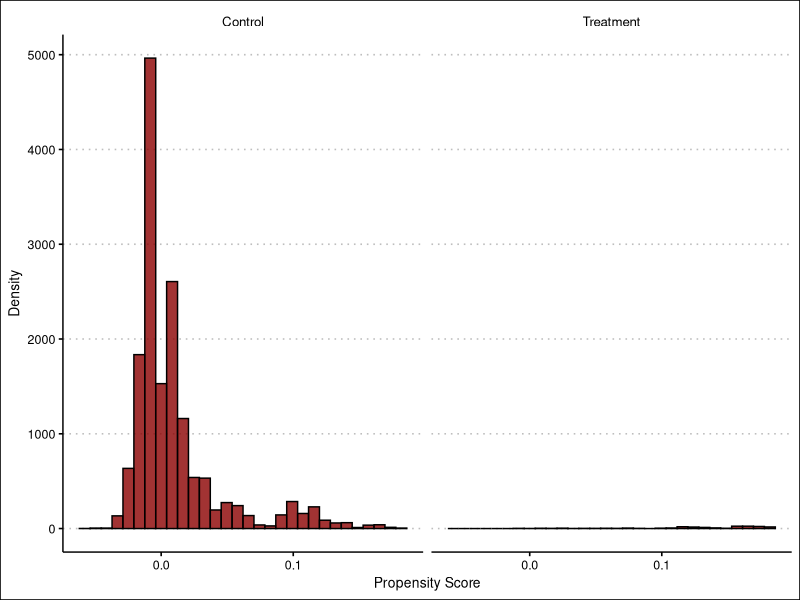
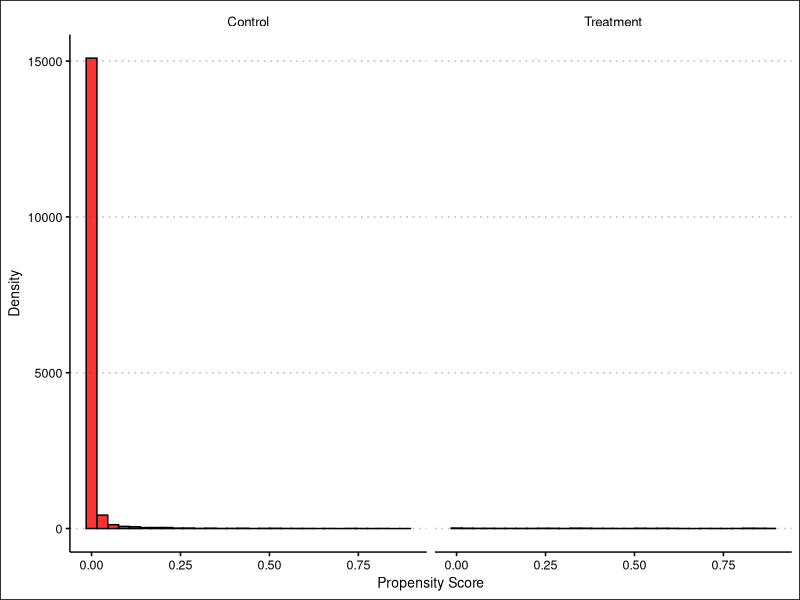
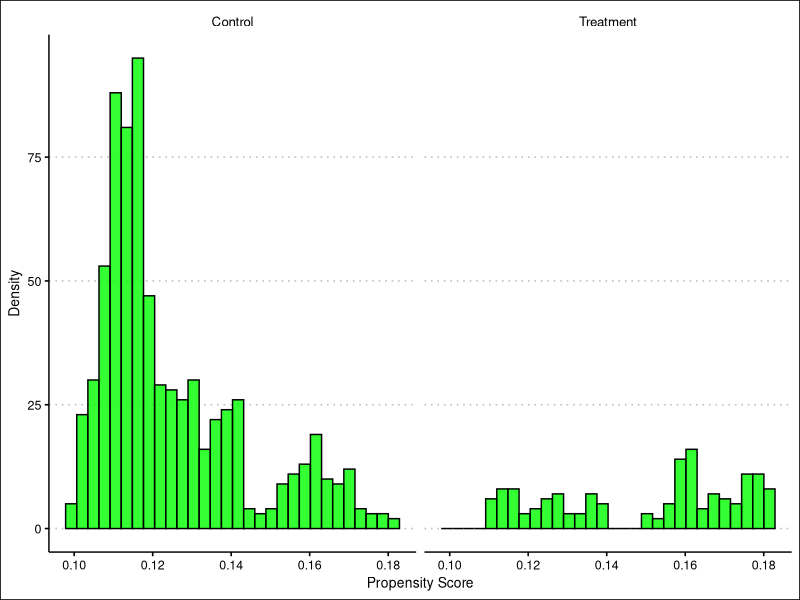
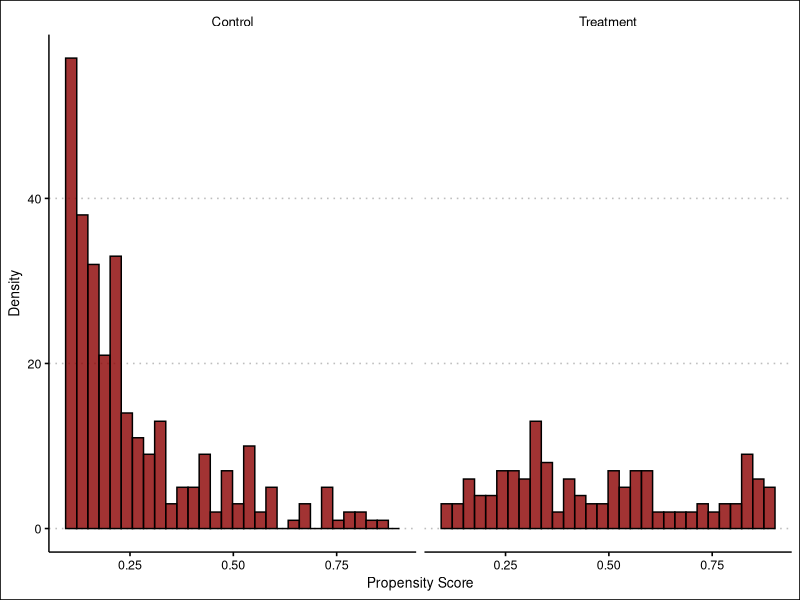

Source code (R) for these figures, in order:
## ---- chunk 1
knitr::opts_chunk$set(echo = TRUE,
                      warning = FALSE,
                      message = FALSE)

library(tidyverse)
library(ggthemes)
library(knitr)
library(kableExtra)
library(glue)
## ---- chunk 2
# load in data
nsw_cps <- read_csv("nsw_cps.csv")
## ---- chunk 3
# LPM (OLS) Quadratic Model
lpm <- lm(treat ~ age + agesq + educ + educsq + marr + nodegree + 
            black + hisp + re75 + u75,
          data = nsw_cps)

# Logit Cubic Model
logit <- glm(treat ~ age + agesq + agecb + educ + educsq + marr + nodegree + 
               black + hisp + re75 + u75, 
             family = binomial(link = "logit"), data = nsw_cps)
## ---- chunk 4
# LPM  Propensity Score
prs_lpm_df <- 
  tibble(
    pr_score = predict(lpm, type = "response"),
    treat = lpm$model$treat
  )

# Logit Propensity Score
prs_logit_df <- 
  tibble(
    pr_score = predict(logit, type = "response"),
    treat = logit$model$treat
  )
## ---- chunk 5
ctrl_trt_labs <- c("Control", "Treatment")
names(ctrl_trt_labs) <- c("0", "1")
## ---- chunk 6
# LPM Histogram
prs_lpm_df %>%
  ggplot() +
  geom_histogram(aes(x = pr_score), fill = 'dark red', color = 'black', alpha = 0.8) + 
  labs(x = "Propensity Score", y = "Density") +
  theme_clean() + 
  facet_grid(. ~ treat, labeller = labeller(treat = ctrl_trt_labs)) 

# LPM min and max
prs_lpm_df %>%
  group_by(treat) %>%
  summarise(Max = round(max(pr_score), 4), Min = round(min(pr_score), 4)) %>%
  mutate(treat = if_else(treat == 0, "Control", "Treatment")) %>%
  rename(Treat = treat) %>%
  kbl("pipe")
## ---- chunk 7
# Logit -- Histogram
prs_logit_df %>%
  ggplot() +
  geom_histogram(aes(x = pr_score), fill = 'red', color = 'black', alpha = 0.8) + 
  labs(x = "Propensity Score", y = "Density") +
  theme_clean() + 
  facet_grid(. ~ treat, labeller = labeller(treat = ctrl_trt_labs)) 

# Logit -- max/min
prs_logit_df %>%
  group_by(treat) %>%
  summarise(Max = round(max(pr_score), 4), Min = round(min(pr_score), 4)) %>%
  mutate(treat = if_else(treat == 0, "Control", "Treatment")) %>%
  rename(Treat = treat) %>%
  kbl("pipe")
## ---- chunk 8
# LPM Histogram after filtering out scores
prs_lpm_df %>%
  filter(between(pr_score, 0.1, 0.9)) %>%
  ggplot() +
  geom_histogram(aes(x = pr_score), fill = 'green', color = 'black', alpha = 0.8) + 
  labs(x = "Propensity Score", y = "Density") +
  theme_clean() + 
  facet_grid(. ~ treat, labeller = labeller(treat = ctrl_trt_labs)) 

# LPM min/max values after filtering out scores 
prs_lpm_df %>%
  filter(between(pr_score, 0.1, 0.9)) %>%
  group_by(treat) %>%
  summarise(Max = round(max(pr_score), 4), Min = round(min(pr_score), 4)) %>%
  mutate(treat = if_else(treat == 0, "Control", "Treatment")) %>%
  rename(Treat = treat) %>%
  kbl("pipe")
## ---- chunk 9
# Logit Histogram after filtering out scores
prs_logit_df %>%
  filter(between(pr_score, 0.1, 0.9)) %>%
  ggplot() +
  geom_histogram(aes(x = pr_score), fill = 'dark red', color = 'black', alpha = 0.8) + 
  labs(x = "Propensity Score", y = "Density") +
  theme_clean() + 
  facet_grid(. ~ treat, labeller = labeller(treat = ctrl_trt_labs)) 

# Logit min/max values after filtering out scores 
prs_logit_df %>%
  filter(between(pr_score, 0.1, 0.9)) %>%
  group_by(treat) %>%
  summarise(Max = round(max(pr_score), 4), Min = round(min(pr_score), 4)) %>%
  mutate(treat = if_else(treat == 0, "Control", "Treatment")) %>%
  rename(Treat = treat) %>%
  kbl("pipe")
## ---- chunk 10
# LPM First Difference
lpm_ey1 <- prs_lpm_df %>% 
  filter(treat == 1) %>%
  pull(pr_score) %>% 
  mean()

lpm_ey0 <- prs_lpm_df %>% 
  filter(treat == 0) %>%
  pull(pr_score) %>% 
  mean()

lpm_sdo <- round(lpm_ey1 - lpm_ey0, 4)
glue('The simple difference for the LPM model is {lpm_sdo}.')
## ---- chunk 11
# Logit First Difference
logit_ey1 <- prs_logit_df %>% 
  filter(treat == 1) %>%
  pull(pr_score) %>% 
  mean() 

logit_ey0 <- prs_logit_df %>% 
  filter(treat == 0) %>%
  pull(pr_score) %>% 
  mean() 

logit_sdo <- round(logit_ey1 - logit_ey0, 4)
glue('The simple difference for the logit model is {logit_sdo}.')
## ---- chunk 12
nsw_dw_dps_ctrl <- nsw_cps %>% cbind(pscore = prs_logit_df$pr_score)

N <- nrow(nsw_dw_dps_ctrl)

# non-normalized weights 
nsw_dw_dps_ctrl <- nsw_dw_dps_ctrl %>% 
  mutate(d1 = treat/pscore,
         d0 = (1 - treat)/(1 - pscore))

s1 <- sum(nsw_dw_dps_ctrl$d1)
s0 <- sum(nsw_dw_dps_ctrl$d0)


nsw_dw_dps_ctrl <- nsw_dw_dps_ctrl %>% 
  mutate(y1 = treat * re78/pscore,
         y0 = (1 - treat) * re78/(1 - pscore),
         ht = y1 - y0)

# normalized weights
nsw_dw_dps_ctrl <- nsw_dw_dps_ctrl %>% 
  mutate(y1 = (treat*re78/pscore)/(s1/N),
         y0 = ((1 - treat)*re78/(1 - pscore))/(s0/N),
         norm = y1 - y0)

nsw_dw_dps_ctrl %>% 
  pull(ht) %>% 
  mean()

nsw_dw_dps_ctrl %>% 
  pull(norm) %>% 
  mean()

# Filter propensity scores
nsw_dw_dps_ctrl <- nsw_dw_dps_ctrl %>% 
  select(-d1, -d0, -y1, -y0, -ht, -norm) %>% 
  filter(!(pscore >= 0.9)) %>% 
  filter(!(pscore <= 0.1))

N <- nrow(nsw_dw_dps_ctrl)

# non-normalized weights using filtered data
nsw_dw_dps_ctrl <- nsw_dw_dps_ctrl %>% 
  mutate(d1 = treat/pscore,
         d0 = (1 - treat)/(1 - pscore))

s1 <- sum(nsw_dw_dps_ctrl$d1)
s0 <- sum(nsw_dw_dps_ctrl$d0)

nsw_dw_dps_ctrl <- nsw_dw_dps_ctrl %>% 
  mutate(y1 = treat * re78/pscore,
         y0 = (1 - treat) * re78/(1 - pscore),
         ht = y1 - y0)

# normalized weights using filtered data
nsw_dw_dps_ctrl <- nsw_dw_dps_ctrl %>% 
  mutate(y1 = (treat*re78/pscore)/(s1/N),
         y0 = ((1 - treat)*re78/(1 - pscore))/(s0/N),
         norm = y1 - y0)

nsw_dw_dps_ctrl %>% 
  pull(ht) %>% 
  mean()

nsw_dw_dps_ctrl %>% 
  pull(norm) %>% 
  mean()
## ---- chunk 13
# Callaway and Sant'Anna method
p_dt1 <- mean(nsw_dw_dps_ctrl$pscore)

nsw_dw_dps_ctrl %>%
  mutate(estimator = (re78 - re75)/p_dt1 * (treat - pscore) / (1 - pscore)) %>%
  summarise(mean(estimator),
            sd(estimator)/sqrt(n()))
